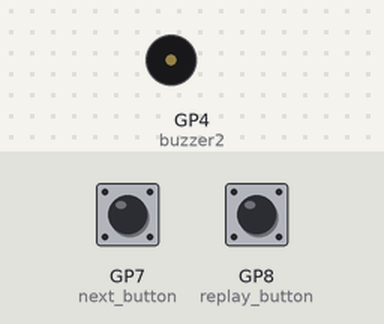
Bench run of a program on a simulated Raspberry Pi Pico running CircuitPython. Parts: buzzer (waves = sounding). The inputs (shaded band) are chosen by the test bench; at power-on: GP7 (next_button) HIGH, GP8 (replay_button) HIGH.

Above: at 1.2 s.
1.3 s: GP7 (next_button) pulled LOW for 0.15 s
At 2.4 s:
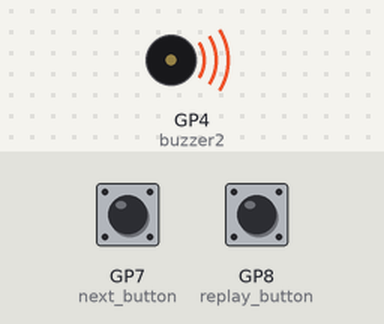
Timing chart, 0 to 9.4 s (numbered marks = the images above; inputs shaded):
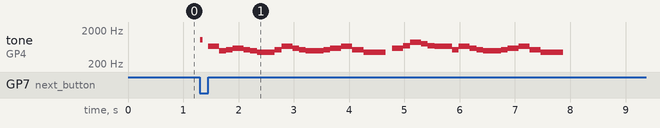

The program:

code.py
```python
"""
Song Machine - Multi-Song Player
Hardware: RP2040 with passive buzzers on GPIO2 and GPIO4

Button controls:
- GPIO7 (Next): Advance to next song (with wraparound)
  - Press during playback: Stop current song and play next
  - Press when idle: Play next song
- GPIO8 (Replay): Replay/play current song
  - Press during playback: Restart current song from beginning
  - Press when idle: Play current song

Wiring:
- Buzzer 1  -> GP2 -> Buzzer -> GND
- Buzzer 2  -> GP4 -> Buzzer -> GND
- Next Btn  -> GP7 -> Button -> GND (internal pull-up enabled)
- Replay Btn -> GP8 -> Button -> GND (internal pull-up enabled)
"""

import board
import pwmio
import digitalio
import time

# Initialize PWM on GPIO2 and GPIO4 for dual buzzers
# Note: GP2 and GP4 are on different PWM slices, allowing both to use variable_frequency
buzzer1 = pwmio.PWMOut(board.GP2, variable_frequency=True)
buzzer2 = pwmio.PWMOut(board.GP4, variable_frequency=True)

# Initialize buttons
next_button = digitalio.DigitalInOut(board.GP7)
next_button.direction = digitalio.Direction.INPUT
next_button.pull = digitalio.Pull.UP

replay_button = digitalio.DigitalInOut(board.GP8)
replay_button.direction = digitalio.Direction.INPUT
replay_button.pull = digitalio.Pull.UP

# Define note frequencies (in Hz)
NOTE_C4 = 262
NOTE_D4 = 294
NOTE_E4 = 330
NOTE_F4 = 349
NOTE_G4 = 392
NOTE_A4 = 440
NOTE_B4 = 494
NOTE_C5 = 523
NOTE_D5 = 587
NOTE_E5 = 659
NOTE_F5 = 698
NOTE_G5 = 784
NOTE_A5 = 880
NOTE_B5 = 988
NOTE_C6 = 1047
NOTE_D6 = 1175
NOTE_E6 = 1319
NOTE_F6 = 1397
NOTE_G6 = 1568
NOTE_A6 = 1760
NOTE_REST = 0

# Define note durations for Mario (slower tempo)
# Tempo: ~180 BPM
SIXTEENTH = 0.08
EIGHTH = 0.15
QUARTER = 0.3
QUARTER_DOT = 0.45
HALF = 0.6
HALF_DOT = 0.9

# Define note durations for fast songs (faster tempo)
# Tempo: ~240 BPM
FAST_SIXTEENTH = 0.08
FAST_EIGHTH = 0.12
FAST_QUARTER = 0.2
FAST_HALF = 0.4

# Super Mario Bros Main Theme - Opening section
# Format: (note_frequency, duration)
mario_theme = [
    # Intro: "E E _ E _ C E _ G _ _ _"
    (NOTE_E5, EIGHTH),
    (NOTE_E5, EIGHTH),
    (NOTE_REST, EIGHTH),
    (NOTE_E5, EIGHTH),
    (NOTE_REST, EIGHTH),
    (NOTE_C5, EIGHTH),
    (NOTE_E5, EIGHTH),
    (NOTE_REST, EIGHTH),
    (NOTE_G5, EIGHTH),
    (NOTE_REST, EIGHTH),
    (NOTE_REST, EIGHTH),
    (NOTE_REST, EIGHTH),
    (NOTE_G4, EIGHTH),
    (NOTE_REST, EIGHTH),
    (NOTE_REST, EIGHTH),
    (NOTE_REST, EIGHTH),

    # Verse
    (NOTE_C5, EIGHTH),
    (NOTE_REST, EIGHTH),
    (NOTE_REST, EIGHTH),
    (NOTE_G4, EIGHTH),
    (NOTE_REST, EIGHTH),
    (NOTE_REST, EIGHTH),
    (NOTE_E4, EIGHTH),
    (NOTE_REST, EIGHTH),
    (NOTE_REST, EIGHTH),
    (NOTE_A4, EIGHTH),
    (NOTE_REST, EIGHTH),
    (NOTE_B4, EIGHTH),
    (NOTE_REST, EIGHTH),
    (NOTE_A4, EIGHTH),
    (NOTE_A4, EIGHTH),
    (NOTE_REST, EIGHTH),

    (NOTE_G4, EIGHTH),
    (NOTE_E5, EIGHTH),
    (NOTE_G5, EIGHTH),
    (NOTE_A5, EIGHTH),
    (NOTE_REST, EIGHTH),
    (NOTE_F5, EIGHTH),
    (NOTE_G5, EIGHTH),
    (NOTE_REST, EIGHTH),
    (NOTE_E5, EIGHTH),
    (NOTE_REST, EIGHTH),
    (NOTE_C5, EIGHTH),
    (NOTE_D5, EIGHTH),
    (NOTE_B4, EIGHTH),
    (NOTE_REST, EIGHTH),
    (NOTE_REST, EIGHTH),
    (NOTE_REST, EIGHTH),
]

# Happy Bounce
happy_bounce = [
    # Pattern 1: Ascending happy melody
    (NOTE_C6, FAST_EIGHTH),
    (NOTE_E6, FAST_EIGHTH),
    (NOTE_G6, FAST_EIGHTH),
    (NOTE_E6, FAST_EIGHTH),
    (NOTE_C6, FAST_EIGHTH),
    (NOTE_E6, FAST_EIGHTH),
    (NOTE_G6, FAST_QUARTER),
    (NOTE_REST, FAST_EIGHTH),

    # Pattern 2: Bouncy rhythm
    (NOTE_A6, FAST_EIGHTH),
    (NOTE_A6, FAST_EIGHTH),
    (NOTE_G6, FAST_EIGHTH),
    (NOTE_E6, FAST_EIGHTH),
    (NOTE_C6, FAST_EIGHTH),
    (NOTE_REST, FAST_EIGHTH),
    (NOTE_D6, FAST_EIGHTH),
    (NOTE_F6, FAST_QUARTER),

    # Pattern 3: Quick ascending run
    (NOTE_E6, FAST_SIXTEENTH),
    (NOTE_F6, FAST_SIXTEENTH),
    (NOTE_G6, FAST_SIXTEENTH),
    (NOTE_A6, FAST_SIXTEENTH),
    (NOTE_G6, FAST_EIGHTH),
    (NOTE_E6, FAST_EIGHTH),
    (NOTE_C6, FAST_EIGHTH),
    (NOTE_E6, FAST_EIGHTH),
    (NOTE_D6, FAST_QUARTER),
    (NOTE_REST, FAST_EIGHTH),

    # Pattern 4: High energy finale
    (NOTE_G6, FAST_EIGHTH),
    (NOTE_G6, FAST_EIGHTH),
    (NOTE_A6, FAST_EIGHTH),
    (NOTE_G6, FAST_EIGHTH),
    (NOTE_F6, FAST_EIGHTH),
    (NOTE_E6, FAST_EIGHTH),
    (NOTE_D6, FAST_EIGHTH),
    (NOTE_C6, FAST_EIGHTH),
    (NOTE_E6, FAST_EIGHTH),
    (NOTE_G6, FAST_QUARTER),
    (NOTE_C6, FAST_HALF),
]

# Tetris Theme
tetris_theme = [
    # Main melody line 1
    (NOTE_E5, FAST_QUARTER),
    (NOTE_B4, FAST_EIGHTH),
    (NOTE_C5, FAST_EIGHTH),
    (NOTE_D5, FAST_QUARTER),
    (NOTE_C5, FAST_EIGHTH),
    (NOTE_B4, FAST_EIGHTH),
    (NOTE_A4, FAST_QUARTER),
    (NOTE_A4, FAST_EIGHTH),
    (NOTE_C5, FAST_EIGHTH),
    (NOTE_E5, FAST_QUARTER),
    (NOTE_D5, FAST_EIGHTH),
    (NOTE_C5, FAST_EIGHTH),
    (NOTE_B4, FAST_QUARTER),
    (NOTE_B4, FAST_EIGHTH),
    (NOTE_C5, FAST_EIGHTH),
    (NOTE_D5, FAST_QUARTER),
    (NOTE_E5, FAST_QUARTER),
    (NOTE_C5, FAST_QUARTER),
    (NOTE_A4, FAST_QUARTER),
    (NOTE_A4, FAST_QUARTER),
    (NOTE_REST, FAST_EIGHTH),

    # Melody line 2
    (NOTE_D5, FAST_QUARTER),
    (NOTE_F5, FAST_EIGHTH),
    (NOTE_A5, FAST_QUARTER),
    (NOTE_G5, FAST_EIGHTH),
    (NOTE_F5, FAST_EIGHTH),
    (NOTE_E5, FAST_QUARTER),
    (NOTE_E5, FAST_EIGHTH),
    (NOTE_C5, FAST_EIGHTH),
    (NOTE_E5, FAST_QUARTER),
    (NOTE_D5, FAST_EIGHTH),
    (NOTE_C5, FAST_EIGHTH),
    (NOTE_B4, FAST_QUARTER),
    (NOTE_B4, FAST_EIGHTH),
    (NOTE_C5, FAST_EIGHTH),
    (NOTE_D5, FAST_QUARTER),
    (NOTE_E5, FAST_QUARTER),
    (NOTE_C5, FAST_QUARTER),
    (NOTE_A4, FAST_QUARTER),
    (NOTE_A4, FAST_QUARTER),
]

# Star Wars Imperial March
imperial_march = [
    (NOTE_G4, QUARTER),
        (NOTE_REST, SIXTEENTH),
    (NOTE_G4, QUARTER),
        (NOTE_REST, SIXTEENTH),
    (NOTE_G4, QUARTER),
    (NOTE_E4, QUARTER_DOT),
    (NOTE_B4, EIGHTH),
    (NOTE_G4, QUARTER),
    (NOTE_E4, QUARTER_DOT),
    (NOTE_B4, EIGHTH),
    (NOTE_G4, HALF),
    (NOTE_REST, QUARTER),

    # Second phrase
    (NOTE_D5, QUARTER),
        (NOTE_REST, SIXTEENTH),
    (NOTE_D5, QUARTER),
        (NOTE_REST, SIXTEENTH),
    (NOTE_D5, QUARTER),
    (NOTE_E5, QUARTER_DOT),
    (NOTE_B4, EIGHTH),
    (NOTE_G4, QUARTER),
    (NOTE_E4, QUARTER_DOT),
    (NOTE_B4, EIGHTH),
    (NOTE_G4, HALF),
    (NOTE_REST, QUARTER),

    # Bridge
    (NOTE_G5, QUARTER),
    (NOTE_G4, QUARTER_DOT),
    (NOTE_G4, EIGHTH),
    (NOTE_G5, QUARTER),
    (NOTE_F5, QUARTER_DOT),
    (NOTE_E5, EIGHTH),
    (NOTE_D5, EIGHTH),
    (NOTE_C5, EIGHTH),
    (NOTE_B4, QUARTER),
    (NOTE_REST, EIGHTH),
]

# Hedwig's Theme
hedwigs_theme = [
    # Opening motif
    (NOTE_B4, FAST_EIGHTH),
    (NOTE_E5, FAST_QUARTER),
    (NOTE_G5, FAST_EIGHTH),
    (NOTE_F5, FAST_EIGHTH),
    (NOTE_E5, FAST_QUARTER),
    (NOTE_B5, FAST_HALF),
    (NOTE_A5, FAST_HALF),
    (NOTE_REST, FAST_EIGHTH),

    # Second phrase
    (NOTE_E5, FAST_HALF),
    (NOTE_G5, FAST_EIGHTH),
    (NOTE_F5, FAST_EIGHTH),
    (NOTE_D5, FAST_QUARTER),
    (NOTE_F5, FAST_HALF),
    (NOTE_B4, FAST_HALF),
    (NOTE_REST, FAST_EIGHTH),

    # Third phrase
    (NOTE_B4, FAST_EIGHTH),
    (NOTE_E5, FAST_QUARTER),
    (NOTE_G5, FAST_EIGHTH),
    (NOTE_F5, FAST_EIGHTH),
    (NOTE_E5, FAST_QUARTER),
    (NOTE_B5, FAST_HALF),
    (NOTE_D6, FAST_HALF),
    (NOTE_REST, FAST_EIGHTH),

    # Descending finale
    (NOTE_C6, FAST_QUARTER),
    (NOTE_B5, FAST_EIGHTH),
    (NOTE_A5, FAST_EIGHTH),
    (NOTE_B5, FAST_HALF),
    (NOTE_G5, FAST_EIGHTH),
    (NOTE_E5, FAST_HALF),
    (NOTE_B4, FAST_QUARTER),
    (NOTE_E5, FAST_HALF),
]

# The Legend of Zelda Main Theme
zelda_theme = [
    # Opening fanfare
    (NOTE_A4, QUARTER),
    (NOTE_REST, EIGHTH),
    (NOTE_A4, QUARTER),
    (NOTE_REST, EIGHTH),
    (NOTE_A4, QUARTER),
    (NOTE_REST, EIGHTH),
    (NOTE_A4, EIGHTH),
    (NOTE_B4, EIGHTH),
    (NOTE_C5, HALF),
    (NOTE_REST, QUARTER),

    # Second phrase
    (NOTE_A4, QUARTER),
    (NOTE_REST, EIGHTH),
    (NOTE_A4, QUARTER),
    (NOTE_REST, EIGHTH),
    (NOTE_A4, QUARTER),
    (NOTE_REST, EIGHTH),
    (NOTE_A4, EIGHTH),
    (NOTE_B4, EIGHTH),
    (NOTE_C5, HALF),
    (NOTE_REST, QUARTER),

    # Ascending melody
    (NOTE_C5, EIGHTH),
    (NOTE_D5, EIGHTH),
    (NOTE_E5, HALF),
    (NOTE_E5, QUARTER),
    (NOTE_F5, EIGHTH),
    (NOTE_E5, EIGHTH),
    (NOTE_D5, HALF),
    (NOTE_REST, QUARTER),

    # Continuation
    (NOTE_C5, EIGHTH),
    (NOTE_D5, EIGHTH),
    (NOTE_E5, HALF),
    (NOTE_E5, QUARTER),
    (NOTE_F5, EIGHTH),
    (NOTE_E5, EIGHTH),
    (NOTE_F5, EIGHTH),
    (NOTE_G5, EIGHTH),
    (NOTE_A5, HALF),
    (NOTE_REST, QUARTER),

    # Descending section
    (NOTE_A5, QUARTER),
    (NOTE_G5, QUARTER),
    (NOTE_F5, QUARTER),
    (NOTE_E5, QUARTER),
    (NOTE_D5, QUARTER),
    (NOTE_C5, QUARTER),
    (NOTE_D5, HALF),
    (NOTE_REST, QUARTER),
]

# Minecraft Pigstep
pigstep = [
    # Intro - Funky bass-like pattern
    (NOTE_D4, FAST_EIGHTH),
    (NOTE_D4, FAST_EIGHTH),
    (NOTE_D5, FAST_EIGHTH),
    (NOTE_D4, FAST_EIGHTH),
    (NOTE_REST, FAST_EIGHTH),
    (NOTE_D4, FAST_EIGHTH),
    (NOTE_C5, FAST_EIGHTH),
    (NOTE_D4, FAST_EIGHTH),

    # Main melody - syncopated rhythm
    (NOTE_D5, FAST_QUARTER),
    (NOTE_F5, FAST_EIGHTH),
    (NOTE_D5, FAST_EIGHTH),
    (NOTE_C5, FAST_EIGHTH),
    (NOTE_A4, FAST_EIGHTH),
    (NOTE_REST, FAST_EIGHTH),
    (NOTE_D5, FAST_EIGHTH),
    (NOTE_F5, FAST_QUARTER),
    (NOTE_G5, FAST_EIGHTH),
    (NOTE_F5, FAST_EIGHTH),
    (NOTE_D5, FAST_QUARTER),
    (NOTE_REST, FAST_EIGHTH),

    # Funky middle section
    (NOTE_A4, FAST_EIGHTH),
    (NOTE_A4, FAST_EIGHTH),
    (NOTE_D5, FAST_EIGHTH),
    (NOTE_F5, FAST_EIGHTH),
    (NOTE_G5, FAST_EIGHTH),
    (NOTE_F5, FAST_EIGHTH),
    (NOTE_D5, FAST_EIGHTH),
    (NOTE_C5, FAST_EIGHTH),
    (NOTE_D5, FAST_QUARTER),
    (NOTE_REST, FAST_EIGHTH),
    (NOTE_A4, FAST_EIGHTH),

    # High section
    (NOTE_D6, FAST_EIGHTH),
    (NOTE_D6, FAST_EIGHTH),
    (NOTE_C6, FAST_EIGHTH),
    (NOTE_A5, FAST_EIGHTH),
    (NOTE_F5, FAST_QUARTER),
    (NOTE_D5, FAST_EIGHTH),
    (NOTE_F5, FAST_EIGHTH),
    (NOTE_G5, FAST_QUARTER),
    (NOTE_REST, FAST_EIGHTH),

    # Closing phrase
    (NOTE_D5, FAST_EIGHTH),
    (NOTE_F5, FAST_EIGHTH),
    (NOTE_D5, FAST_EIGHTH),
    (NOTE_C5, FAST_EIGHTH),
    (NOTE_D5, FAST_EIGHTH),
    (NOTE_A4, FAST_QUARTER),
    (NOTE_REST, FAST_QUARTER),
    (NOTE_D4, FAST_EIGHTH),
    (NOTE_D5, FAST_QUARTER),
]

# Song library
songs = [
    ("Super Mario Bros Theme", mario_theme),
    ("Happy Bounce (Original)", happy_bounce),
    ("Tetris Theme", tetris_theme),
    ("Star Wars Imperial March", imperial_march),
    ("Hedwig's Theme (Harry Potter)", hedwigs_theme),
    ("Minecraft Pigstep", pigstep),
    ("The Legend of Zelda Theme", zelda_theme),
]

def play_note(frequency, duration, check_interval=0.05):
    if frequency == NOTE_REST:
        buzzer1.duty_cycle = 0
        buzzer2.duty_cycle = 0
    else:
        buzzer1.frequency = frequency
        buzzer2.frequency = frequency
        buzzer1.duty_cycle = 32768  # 50% duty cycle (32768 out of 65535)
        buzzer2.duty_cycle = 32768

    # Play note in small chunks so we can check buttons frequently
    elapsed = 0
    while elapsed < duration:
        sleep_time = min(check_interval, duration - elapsed)
        time.sleep(sleep_time)
        elapsed += sleep_time

        # Check for button presses during playback
        if not next_button.value:  # Button pulled low = pressed
            return 'next'
        if not replay_button.value:
            return 'replay'

    return 'continue'

def play_song(song_index):
    song_name, melody = songs[song_index]

    for note, duration in melody:
        result = play_note(note, duration)

        if result == 'next':
            buzzer1.duty_cycle = 0  # Turn off sound
            buzzer2.duty_cycle = 0
            # Wait for user to release button (debouncing)
            while not next_button.value:
                time.sleep(0.05)
            return 'next'

        elif result == 'replay':
            buzzer1.duty_cycle = 0
            buzzer2.duty_cycle = 0
            while not replay_button.value:
                time.sleep(0.05)
            return 'replay'

    # Song finished - turn off buzzers
    buzzer1.duty_cycle = 0
    buzzer2.duty_cycle = 0
    return 'finished'

def button_handler(button, advance_song=False):
    global current_song_index

    if advance_song:
        current_song_index = (current_song_index + 1) % len(songs)  # Wraparound to first song

    # Keep playing songs until user stops pressing buttons
    while True:
        result = play_song(current_song_index)

        if result == 'next':
            current_song_index = (current_song_index + 1) % len(songs)
            continue  # Play the new song
        elif result == 'replay':
            continue  # Restart current song
        else:  # 'finished'
            break  # Song done, exit to main loop

    # Wait for button release (debouncing)
    while not button.value:
        time.sleep(0.05)

current_song_index = 0
last_next_state = True  # Track previous button states for edge detection
last_replay_state = True

while True:
    next_state = next_button.value
    replay_state = replay_button.value

    # Detect next button press
    if last_next_state and not next_state:
        button_handler(next_button, advance_song=True)

    # Detect replay button press
    if last_replay_state and not replay_state:
        button_handler(replay_button, advance_song=False)

    # Remember button states for next iteration
    last_next_state = next_state
    last_replay_state = replay_state
    time.sleep(0.05)
```

Measured:
- after the input at 1.3 s, tone on GP4 (buzzer2): plays 1047 Hz for 0.05 s, 659 Hz for 0.20 s, 494 Hz for 0.12 s, 523 Hz for 0.12 s, 587 Hz for 0.20 s, 523 Hz for 0.12 s … (34 notes in this stretch), starting at once
